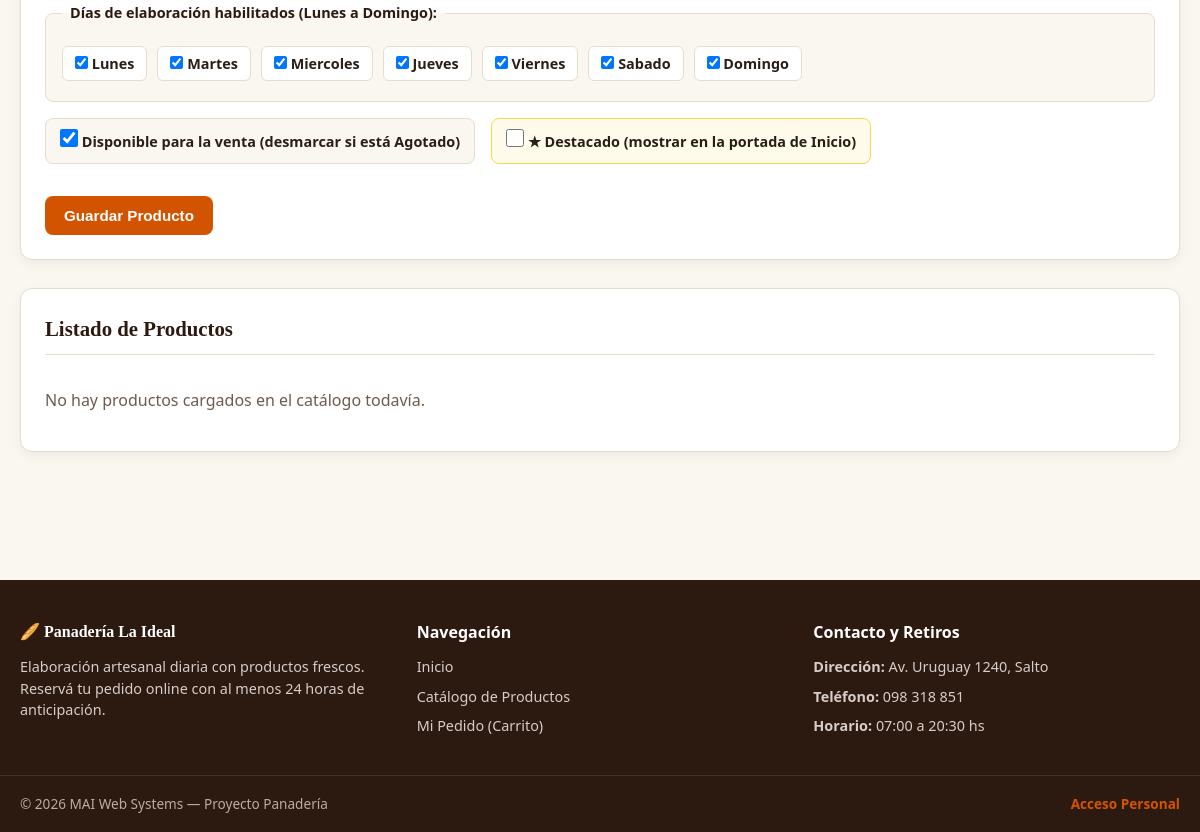
/panel/productos.php (signed in, lower part), run on an earlier commit of the app's database.
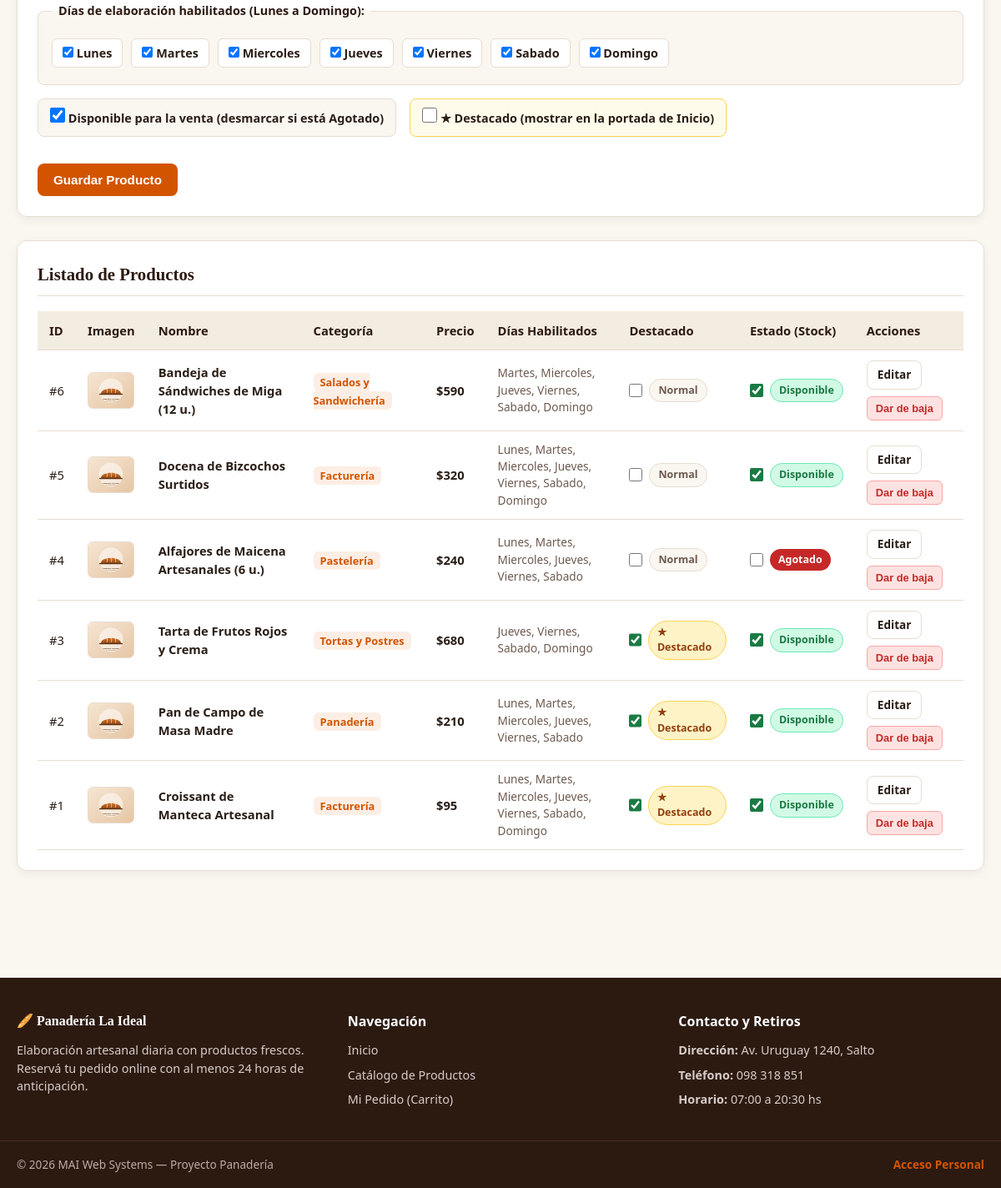
And on a later commit of the database.
### tables this page shows
CREATE TABLE productos (
  id_producto int(11) PRIMARY KEY AUTO_INCREMENT,
  nombre varchar(100) NOT NULL,
  descripcion text DEFAULT NULL,
  precio int(11) NOT NULL,
  categoria varchar(50) NOT NULL,
  imagen_url varchar(255) DEFAULT NULL,
  disponible tinyint(1) DEFAULT 1,
  destacado tinyint(1) DEFAULT 0,
  dias_habilitados varchar(150) DEFAULT 'Lunes,Martes,Miercoles,Jueves,Viernes,Sabado,Domingo',
  activo tinyint(1) DEFAULT 1,
  KEY idx_productos_catalogo (activo, disponible, destacado, categoria)
);

### includes/auth.php (called while the page is built, shortened)
<?php
function es_administrador() {
    return isset($_SESSION["rol"]) && $_SESSION["rol"] === "Administrador";
}
?>

### includes/funciones.php (called while the page is built, shortened)
<?php
function obtener_dias_semana_catalogo() {
    return array(
        'Lunes',
        'Martes',
        'Miercoles',
        'Jueves',
        'Viernes',
        'Sabado',
        'Domingo'
    );
}
?>

### includes/tabla_productos_panel.php (the view, shortened to what the changed rows need)
<section class="seccion-listado">
    <h3>Listado de Productos</h3>
    <?php if (empty($productos)): ?>
        <p class="texto-vacio-panel">No hay productos cargados en el catálogo todavía.</p>
    <?php else: ?>
        <div class="tabla-responsive">
            <table class="tabla-productos">
                <thead>
                    <tr>
                        <th>ID</th>
                        <th>Imagen</th>
                        <th>Nombre</th>
                        <th>Categoría</th>
                        <th>Precio</th>
                        <th>Días Habilitados</th>
                        <th>Destacado</th>
                        <th>Estado (Stock)</th>
                        <th>Acciones</th>
                    </tr>
                </thead>
                <tbody>
                    <?php foreach ($productos as $prod): ?>
                        <tr>
                            <td>#<?php echo (int)$prod["id_producto"]; ?></td>
                            <td>
                                <?php if (!empty($prod["imagen_url"])): ?>
                                    <img src="../<?php echo htmlspecialchars($prod["imagen_url"], ENT_QUOTES, 'UTF-8'); ?>" alt="<?php echo htmlspecialchars($prod["nombre"], ENT_QUOTES, 'UTF-8'); ?>" class="miniatura-tabla" width="60">
                                <?php else: ?>
                                    <span class="sin-imagen-texto">Sin imagen</span>
                                <?php endif; ?>
                            </td>
                            <td><strong><?php echo htmlspecialchars($prod["nombre"], ENT_QUOTES, 'UTF-8'); ?></strong></td>
                            <td><span class="tarjeta-categoria"><?php echo htmlspecialchars($prod["categoria"], ENT_QUOTES, 'UTF-8'); ?></span></td>
                            <td><strong>$<?php echo (int)$prod["precio"]; ?></strong></td>
                            <td class="celda-dias"><?php echo htmlspecialchars(str_replace(",", ", ", $prod["dias_habilitados"]), ENT_QUOTES, 'UTF-8'); ?></td>
                            <td>
                                <?php if (es_administrador()): ?>
                                    <form action="acciones/producto_estado.php" method="POST" class="form-estado-stock">
                                        <label class="switch-stock">
                                            <input
                                                type="checkbox"
                                                onchange="this.form.submit()"
                                                <?php echo ((int)$prod["destacado"] === 1) ? 'checked' : ''; ?>
                                            >
                                            <span class="<?php echo ((int)$prod["destacado"] === 1) ? 'estado-destacado-activo' : 'estado-destacado-inactivo'; ?>">
                                                <?php echo ((int)$prod["destacado"] === 1) ? '★ Destacado' : 'Normal'; ?>
                                            </span>
                                        </label>
                                    </form>
                                <?php else: ?>
                                    <span class="<?php echo ((int)$prod["destacado"] === 1) ? 'estado-destacado-activo' : 'estado-destacado-inactivo'; ?>">
                                        <?php echo ((int)$prod["destacado"] === 1) ? '★ Destacado' : 'Normal'; ?>
                                    </span>
                                <?php endif; ?>
                            </td>
                            <td>
                                <form action="acciones/producto_estado.php" method="POST" class="form-estado-stock">
                                    <label class="switch-stock">
                                        <input
                                            type="checkbox"
                                            onchange="this.form.submit()"
                                            <?php echo ((int)$prod["disponible"] === 1) ? 'checked' : ''; ?>
                                        >
                                        <span class="<?php echo ((int)$prod["disponible"] === 1) ? 'estado-disponible' : 'etiqueta-agotado'; ?>">
                                            <?php echo ((int)$prod["disponible"] === 1) ? 'Disponible' : 'Agotado'; ?>
                                        </span>
                                    </label>
                                </form>
                            </td>
                            <td>
                                <?php if (es_administrador()): ?>
                                    <div class="acciones-fila-tabla">
                                        <a href="producto_editar.php?id=<?php echo (int)$prod["id_producto"]; ?>" class="btn btn-secundario btn-pequeno">Editar</a>
                                        <form action="acciones/producto_baja.php" method="POST" class="form-baja-producto" onsubmit="return confirm('¿Seguro que deseas dar de baja este producto?');">
                                            <button type="submit" class="btn-quitar-item">Dar de baja</button>
                                        </form>
                                    </div>
                                <?php else: ?>
                                    <span class="sin-permisos-texto">Solo lectura</span>
                                <?php endif; ?>
                            </td>
                        </tr>
                    <?php endforeach; ?>
                </tbody>
            </table>
        </div>
    <?php endif; ?>
</section>

### panel/productos.php (shortened to what the changed rows need)
<?php
require_once '../includes/auth.php';
require_once '../config/conexion.php';
require_once '../includes/funciones.php';
$sql = "SELECT id_producto, nombre, descripcion, precio, categoria, imagen_url, disponible, destacado, dias_habilitados FROM productos WHERE (activo = 1 OR activo IS NULL) ORDER BY id_producto DESC";
$stmt = $conexion->prepare($sql);
$stmt->execute();
$resultado = $stmt->get_result();
$productos = array();
while ($fila = $resultado->fetch_assoc()) {
    $productos[] = $fila;
}
$dias_semana_lista = obtener_dias_semana_catalogo();
require_once '../includes/header_panel.php';
?>
<div class="contenedor contenedor-panel">
    <?php if (es_administrador()): ?>
    <section class="seccion-formulario">
        <form action="acciones/producto_guardar.php" method="POST" enctype="multipart/form-data" class="formulario-producto" id="formProducto">
            <fieldset class="grupo-formulario fieldset-dias">
                <div class="checkboxes-dias">
                    <?php foreach ($dias_semana_lista as $dia): ?>
                        <label class="checkbox-dia">
                            <input type="checkbox" name="dias[]" value="<?php echo htmlspecialchars($dia, ENT_QUOTES, 'UTF-8'); ?>" checked>
                            <span><?php echo htmlspecialchars($dia, ENT_QUOTES, 'UTF-8'); ?></span>
                        </label>
                    <?php endforeach; ?>
                </div>
            </fieldset>
        </form>
    </section>
    <?php endif; ?>
    <?php require_once '../includes/tabla_productos_panel.php'; ?>
</div>
<?php
require_once '../includes/footer.php';
?>

What changed in the data, as far as the page shows it:
added productos: id_producto "6", imagen_url (placeholder picture), nombre "Bandeja de Sándwiches de Miga (12 u.)", categoria "Salados y Sandwichería", precio "590", dias_habilitados "Martes, Miercoles, Jueves, Viernes, Sabado, Domingo", shows "Normal", disponible "☑", shows "Disponible"
added productos: id_producto "5", imagen_url (placeholder picture), nombre "Docena de Bizcochos Surtidos", categoria "Facturería", precio "320", dias_habilitados "Lunes, Martes, Miercoles, Jueves, Viernes, Sabado, Domingo", shows "Normal", disponible "☑", shows "Disponible"
added productos: id_producto "4", imagen_url (placeholder picture), nombre "Alfajores de Maicena Artesanales (6 u.)", categoria "Pastelería", precio "240", dias_habilitados "Lunes, Martes, Miercoles, Jueves, Viernes, Sabado", shows "Normal", shows "Agotado"
added productos: id_producto "3", imagen_url (placeholder picture), nombre "Tarta de Frutos Rojos y Crema", categoria "Tortas y Postres", precio "680", dias_habilitados "Jueves, Viernes, Sabado, Domingo", destacado "☑", shows "★ Destacado", disponible "☑", shows "Disponible"
added productos: id_producto "2", imagen_url (placeholder picture), nombre "Pan de Campo de Masa Madre", categoria "Panadería", precio "210", dias_habilitados "Lunes, Martes, Miercoles, Jueves, Viernes, Sabado", destacado "☑", shows "★ Destacado", disponible "☑", shows "Disponible"
added productos: id_producto "1", imagen_url (placeholder picture), nombre "Croissant de Manteca Artesanal", categoria "Facturería", precio "95", dias_habilitados "Lunes, Martes, Miercoles, Jueves, Viernes, Sabado, Domingo", destacado "☑", shows "★ Destacado", disponible "☑", shows "Disponible"
Also different on the page:
text no longer shown: "No hay productos cargados en el catálogo todavía."
text now shown: "ID Imagen Nombre Categoría Precio Días Habilitados Destacado Estado (Stock) Acciones"
